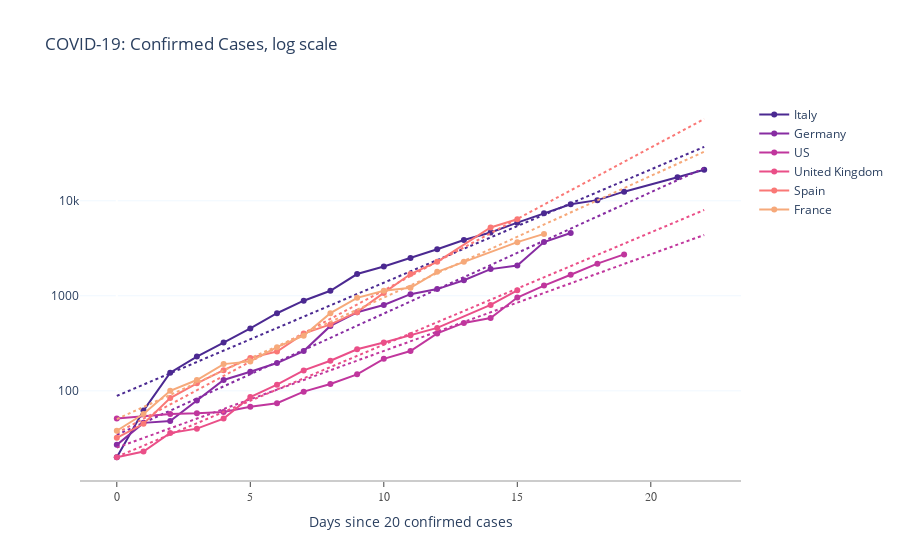

Here is the notebook cell this chart was saved with:
### Code cell
countries = ConfirmedCasesStat(
    ["Italy",  "Germany", "US",  'United Kingdom',  "US", "Spain", "France"], 
    df_confirmed, 
    start_with=20, 
    max_days=22
)
countries.COLOR_SCALE = px.colors.sequential.Agsunset
iplot(countries.plotly_lm_plot(True))

### Figure 1 — Plotly figure (JSON) as saved in the notebook; plotly's stock layout.template omitted (floating-point values rounded to 4 significant figures)
{"data": [{"line": {"color": "rgb(75, 41, 145)"}, "mode": "lines+markers", "name": "Italy", "type": "scatter", "x": [0, 1, 2, 3, 4, 5, 6, 7, 8, 9, 10, 11, 12, 13, 14, 15, 16, 17, 18, 19, 21, 22], "y": [20, 62, 155, 229, 322, 453, 655, 888, 1128, 1694, 2036, 2502, 3089, 3858, 4636, 5883, 7375, 9172, 10149, 12462, 17660, 21157]}, {"line": {"color": "rgb(75, 41, 145)", "dash": "dot"}, "mode": "lines", "showlegend": false, "type": "scatter", "x": [0, 1, 2, 3, 4, 5, 6, 7, 8, 9, 10, 11, 12, 13, 14, 15, 16, 17, 18, 19, 20, 21, 22], "y": [88.39, 116.3, 153.0, 201.3, 264.8, 348.4, 458.3, 602.9, 793.2, 1044.0, 1373.0, 1806.0, 2376.0, 3126.0, 4113.0, 5411.0, 7119.0, 9366.0, 12320.0, 16210.0, 21330.0, 28060.0, 36910.0]}, {"line": {"color": "rgb(135, 44, 162)"}, "mode": "lines+markers", "name": "Germany", "type": "scatter", "x": [0, 1, 2, 3, 4, 5, 6, 7, 8, 9, 10, 11, 12, 13, 14, 15, 16, 17], "y": [27, 46, 48, 79, 130, 159, 196, 262, 482, 670, 799, 1040, 1176, 1457, 1908, 2078, 3675, 4585]}, {"line": {"color": "rgb(135, 44, 162)", "dash": "dot"}, "mode": "lines", "showlegend": false, "type": "scatter", "x": [0, 1, 2, 3, 4, 5, 6, 7, 8, 9, 10, 11, 12, 13, 14, 15, 16, 17, 18, 19, 20, 21, 22], "y": [34.4, 46.15, 61.92, 83.07, 111.5, 149.5, 200.6, 269.2, 361.1, 484.5, 650.0, 872.1, 1170.0, 1570.0, 2106.0, 2826.0, 3791.0, 5086.0, 6824.0, 9155.0, 12280.0, 16480.0, 22110.0]}, {"line": {"color": "rgb(192, 54, 157)"}, "mode": "lines+markers", "name": "US", "type": "scatter", "x": [0, 2, 3, 4, 5, 6, 7, 8, 9, 10, 11, 12, 13, 14, 15, 16, 17, 18, 19], "y": [51, 57, 58, 60, 68, 74, 98, 118, 149, 217, 262, 402, 518, 583, 959, 1281, 1663, 2179, 2727]}, {"line": {"color": "rgb(192, 54, 157)", "dash": "dot"}, "mode": "lines", "showlegend": false, "type": "scatter", "x": [0, 1, 2, 3, 4, 5, 6, 7, 8, 9, 10, 11, 12, 13, 14, 15, 16, 17, 18, 19, 20, 21, 22], "y": [25.24, 31.91, 40.33, 50.97, 64.42, 81.43, 102.9, 130.1, 164.4, 207.8, 262.6, 332.0, 419.6, 530.3, 670.3, 847.2, 1071.0, 1353.0, 1711.0, 2162.0, 2733.0, 3454.0, 4365.0]}, {"line": {"color": "rgb(234, 79, 136)"}, "mode": "lines+markers", "name": "United Kingdom", "type": "scatter", "x": [0, 1, 2, 3, 4, 5, 6, 7, 8, 9, 10, 11, 12, 14, 15], "y": [20, 23, 36, 40, 51, 86, 116, 164, 207, 274, 322, 384, 459, 801, 1143]}, {"line": {"color": "rgb(234, 79, 136)", "dash": "dot"}, "mode": "lines", "showlegend": false, "type": "scatter", "x": [0, 1, 2, 3, 4, 5, 6, 7, 8, 9, 10, 11, 12, 13, 14, 15, 16, 17, 18, 19, 20, 21, 22], "y": [20.2, 26.5, 34.78, 45.65, 59.91, 78.63, 103.2, 135.4, 177.7, 233.3, 306.1, 401.8, 527.3, 692.0, 908.2, 1192.0, 1564.0, 2053.0, 2694.0, 3536.0, 4641.0, 6090.0, 7993.0]}, {"line": {"color": "rgb(250, 120, 118)"}, "mode": "lines+markers", "name": "Spain", "type": "scatter", "x": [0, 1, 2, 3, 4, 5, 6, 7, 8, 9, 10, 11, 12, 14, 15], "y": [32, 45, 84, 120, 165, 222, 259, 400, 500, 673, 1073, 1695, 2277, 5232, 6391]}, {"line": {"color": "rgb(250, 120, 118)", "dash": "dot"}, "mode": "lines", "showlegend": false, "type": "scatter", "x": [0, 1, 2, 3, 4, 5, 6, 7, 8, 9, 10, 11, 12, 13, 14, 15, 16, 17, 18, 19, 20, 21, 22], "y": [35.97, 50.83, 71.83, 101.5, 143.4, 202.7, 286.5, 404.8, 572.1, 808.4, 1142.0, 1614.0, 2282.0, 3224.0, 4556.0, 6439.0, 9099.0, 12860.0, 18170.0, 25680.0, 36290.0, 51280.0, 72470.0]}, {"line": {"color": "rgb(246, 169, 122)"}, "mode": "lines+markers", "name": "France", "type": "scatter", "x": [0, 1, 2, 3, 4, 5, 6, 7, 8, 9, 10, 11, 12, 13, 15, 16], "y": [38, 57, 100, 130, 191, 204, 288, 380, 656, 952, 1129, 1212, 1787, 2284, 3667, 4480]}, {"line": {"color": "rgb(246, 169, 122)", "dash": "dot"}, "mode": "lines", "showlegend": false, "type": "scatter", "x": [0, 1, 2, 3, 4, 5, 6, 7, 8, 9, 10, 11, 12, 13, 14, 15, 16, 17, 18, 19, 20, 21, 22], "y": [50.32, 67.56, 90.7, 121.8, 163.5, 219.5, 294.7, 395.7, 531.3, 713.3, 957.7, 1286.0, 1726.0, 2318.0, 3112.0, 4178.0, 5610.0, 7532.0, 10110.0, 13580.0, 18230.0, 24470.0, 32860.0]}], "layout": {"plot_bgcolor": "white", "showlegend": true, "title": {"text": "COVID-19: Confirmed Cases, log scale"}, "xaxis": {"linecolor": "rgb(204, 204, 204)", "linewidth": 2, "showgrid": false, "showline": true, "showticklabels": true, "tickfont": {"color": "rgb(82, 82, 82)", "family": "Arial", "size": 12}, "ticks": "outside", "title": {"text": "Days since 20 confirmed cases"}}, "yaxis": {"gridcolor": "aliceblue", "showgrid": true, "showline": false, "showticklabels": true, "tickvals": [100, 1000, 10000], "type": "log", "zeroline": false}}}
